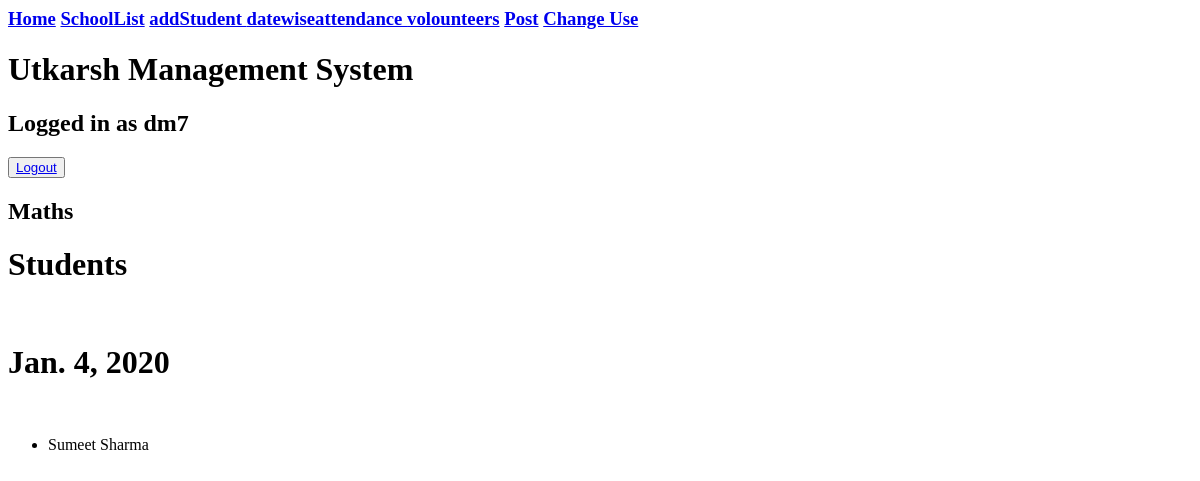
The app's page /utkarsh/date/13/ (signed in), older data.
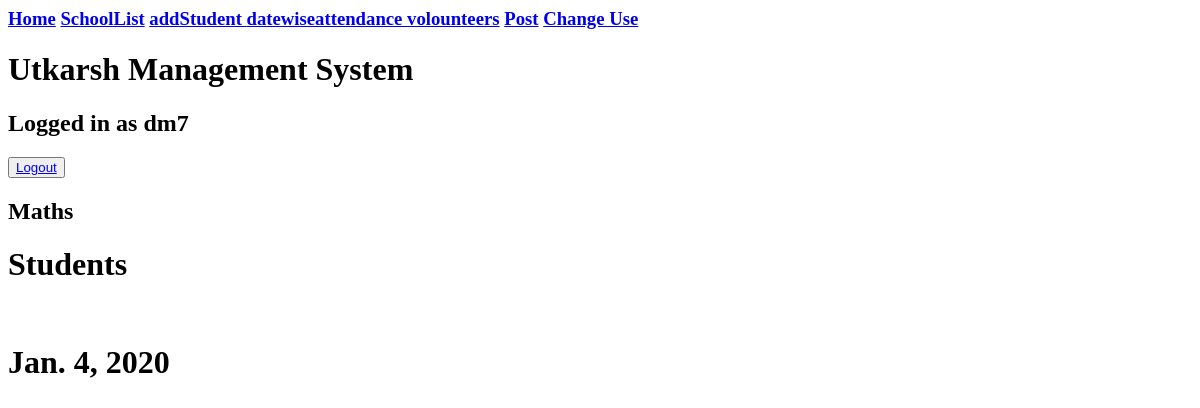
The same page, newer data.
### attendance/models.py (models this page shows)
class Attendance(models.Model):
    student_name=models.ForeignKey(Student,on_delete=models.CASCADE)
    date=models.DateField()
    has_attended=models.CharField(choices=attendance_choices,max_length=50,default='Absent')

class Student(models.Model):
    name=models.CharField(max_length=100)
    standard=models.CharField(choices=class_choices,max_length=50)
    address=models.CharField(max_length=300,blank=True,null=True)
    contact=models.CharField(max_length=15,blank=True,null=True)
    school=models.ForeignKey(School,on_delete=models.CASCADE,blank=True,null=True)
    gender=models.CharField(max_length=2,choices=gender_choices,blank=True,null=True)
    absent=models.IntegerField(blank=True,null=True,default=0)
    present=models.IntegerField(blank=True,null=True,default=0)
    student_image=models.ImageField(upload_to ='student/displaypic',blank=True,null=True)
    mentor=models.ForeignKey(Volounteer,on_delete=models.CASCADE,blank=True,null=True)
    fees=models.PositiveIntegerField(null=True,blank=True)
    lead=models.ForeignKey(Volounteer,on_delete=models.CASCADE,blank=True,null=True,related_name='volounteer_lead')
    purpose=models.CharField(choices=(('Attendance','Attendance'),('Visit','Visit')),max_length=200,blank=True,null=True)
    def __str__(self):
        return f'{self.name}'

### attendance/views.py (the view)
# urls.py: path('date/<int:id>/',views.daywise_attendance,name='day_attendance'),
@login_required
def daywise_attendance(request,id):
    context={}
    context['date']=Date.objects.get(id=id)
    context['students']=Attendance.objects.filter(date=Date.objects.get(id=id).date_today,has_attended='Present')
    return render(request,'daywise.html',context)

### attendance/templates/daywise.html
{% extends 'base.html' %}
{% block content%}
    <h2>{{date.subject}}</h2>
    <h1>Students</h1><br>
    <h1>{{ date.date_today }}</h1>
    <br>
    <ul>
        {% for student in students %}
            <li>{{ student.student_name }}  {{student.standard}}  </li>
        {% endfor %}
    </ul>
{% endblock%}

Row changes from the older to the newer data that the page shows:
removed Attendance: student_name "Sumeet Sharma"
